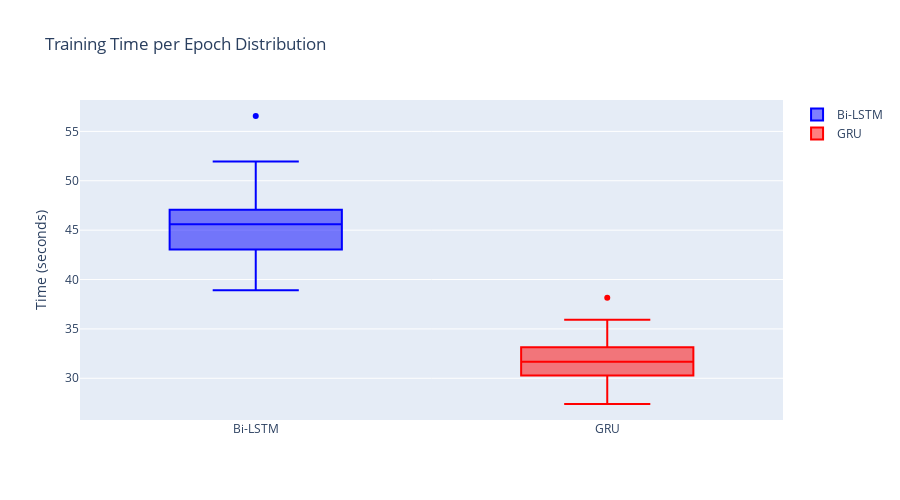

Source (notebook cell):
### Code cell
# Epoch time comparison
fig = go.Figure()

fig.add_trace(go.Box(y=history_bilstm['epoch_time'], name='Bi-LSTM', marker_color='blue'))
fig.add_trace(go.Box(y=history_gru['epoch_time'], name='GRU', marker_color='red'))

fig.update_layout(
    title='Training Time per Epoch Distribution',
    yaxis_title='Time (seconds)',
    showlegend=True,
    height=500
)
fig.show()

print(f"\n⏱️  Average Training Time per Epoch:")
print(f"Bi-LSTM: {np.mean(history_bilstm['epoch_time']):.2f} ± {np.std(history_bilstm['epoch_time']):.2f} seconds")
print(f"GRU:     {np.mean(history_gru['epoch_time']):.2f} ± {np.std(history_gru['epoch_time']):.2f} seconds")
print(f"\n💡 GRU is {((np.mean(history_bilstm['epoch_time']) - np.mean(history_gru['epoch_time'])) / np.mean(history_bilstm['epoch_time']) * 100):.1f}% faster per epoch")

### Figure 1 — Plotly figure (JSON) as saved in the notebook; plotly's stock layout.template omitted (floating-point values rounded to 4 significant figures)
{"data": [{"marker": {"color": "blue"}, "name": "Bi-LSTM", "type": "box", "y": [46.07, 46.68, 48.25, 48.16, 40.87, 42.19, 46.55, 46.54, 46.55, 56.56, 46.71, 48.41, 47.86, 46.95, 44.05, 47.28, 42.68, 44.29, 43.54, 45.25, 51.94, 39.4, 47.06, 40.16, 43.58, 48.27, 45.19, 41.77, 42.85, 47.04, 42.81, 45.65, 45.14, 43.05, 51.43, 46.9, 38.92, 45.56, 43.01, 47.56, 42.62, 44.66, 46.51, 47.6, 41.4, 44.0, 43.58, 43.04, 50.3, 46.21]}, {"marker": {"color": "red"}, "name": "GRU", "type": "box", "y": [31.87, 33.91, 30.03, 33.01, 30.94, 30.41, 31.79, 29.93, 30.89, 29.6, 35.93, 32.07, 30.6, 32.43, 31.78, 31.56, 33.23, 33.52, 30.94, 30.85, 31.45, 27.4, 28.97, 34.73, 35.29, 31.5, 33.15, 32.62, 38.16, 34.24, 31.74, 30.09, 28.79, 32.41, 30.49, 29.16, 30.71, 29.84, 35.37, 33.76, 31.98, 34.96, 32.15, 30.28, 35.05, 33.08, 29.93, 31.62, 30.25, 29.23]}], "layout": {"height": 500, "showlegend": true, "title": {"text": "Training Time per Epoch Distribution"}, "yaxis": {"title": {"text": "Time (seconds)"}}}}
